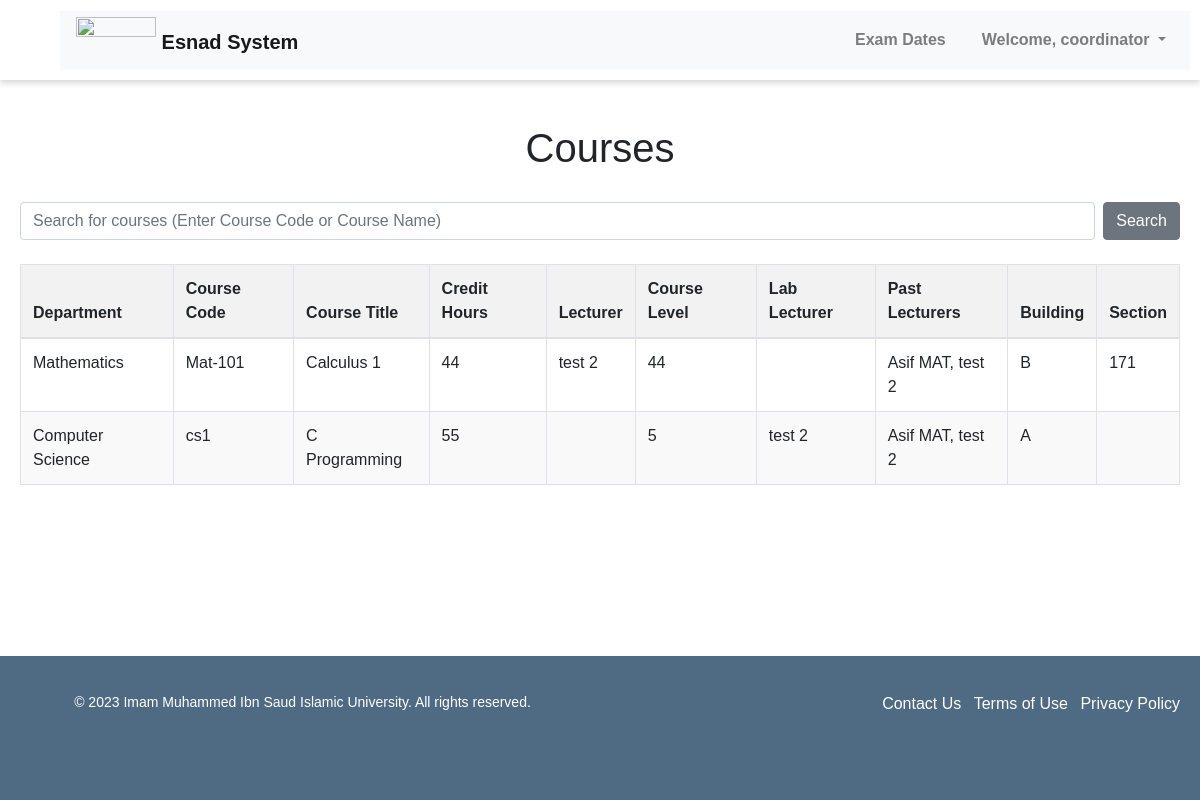
/courses/ (signed in), run on an earlier commit of the app's database.
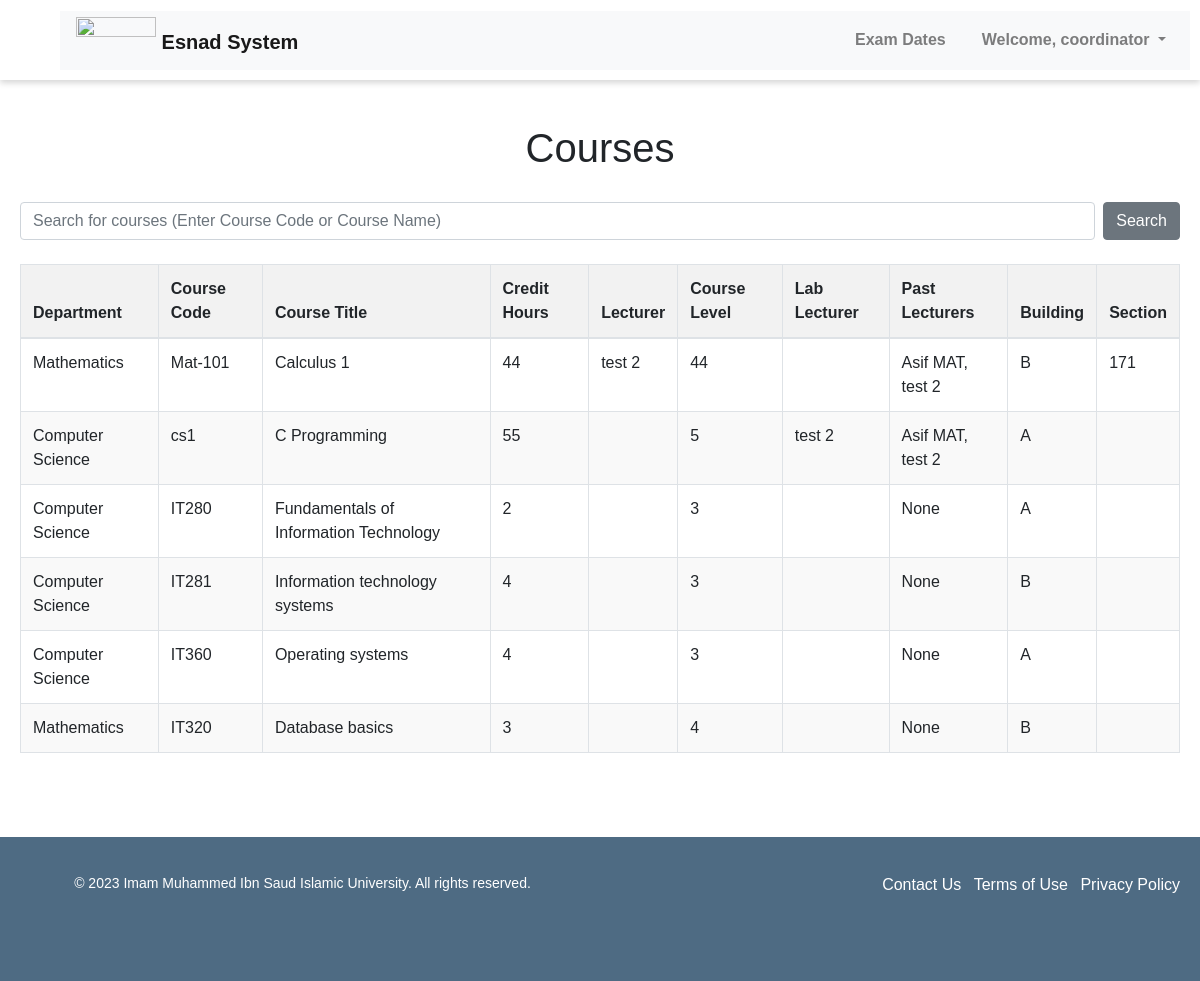
And on a later commit of the database.
### pages/models.py (models this page shows, shortened)
class Course(models.Model):
    course_code = models.CharField(max_length=100)
    course_name = models.CharField(max_length=100)
    credit_hours = models.PositiveIntegerField(null=True)
    course_lecturer = models.ForeignKey('Lecturer', on_delete=models.SET_NULL, null=True, related_name='courses_taught')
    course_level = models.PositiveIntegerField(null=True)
    course_lab_lecturer = models.ForeignKey('Lecturer', on_delete=models.SET_NULL, null=True, blank=True, related_name='lab_courses_taught')
    course_past_lecturers = models.ManyToManyField('Lecturer', related_name='past_courses', blank=True)
    course_time = models.TimeField(null=True, blank=True)
    course_day = models.CharField(max_length=1, choices=DAYS_OF_WEEK, null=True, blank=True)
    course_department = models.ForeignKey('Department', on_delete=models.SET_NULL, null=True, blank=True)
    course_building = models.CharField(max_length=100, blank=True)
    course_section = models.CharField(max_length=100, blank=True)

class Department(models.Model):
    department_name = models.CharField(max_length=100)
    department_code = models.CharField(max_length=100, blank=True)

class Lecturer(models.Model):
    lecturer_user = models.OneToOneField(User, on_delete=models.CASCADE, null=True)
    lecturer_name = models.CharField(max_length=100)
    lecturer_email = models.EmailField(validators=[EmailValidator()])
    phone_regex = RegexValidator(
        regex=r'^\+?1?\d{10}$',
        message="Phone number must be entered in the format: '+999999999'. Up to 15 digits allowed.",
    )
    lecturer_number = models.CharField(validators=[phone_regex], max_length=17)
    GENDER_CHOICES = (
        ('M', 'Male'),
        ('F', 'Female')
    )
    lecturer_gender = models.CharField(max_length=1, choices=GENDER_CHOICES)
    TEACHER_TYPE_CHOICES = (
        ('L', 'Laboratory'),
        ('T', 'Theory')
    )
    lecturer_type = models.CharField(max_length=1, choices=TEACHER_TYPE_CHOICES)
    lecturer_past_courses = models.ManyToManyField('Course', related_name='past_lecturers', blank=True)
    lecturer_rating = models.FloatField(default=0.0)
    lecturer_department = models.ForeignKey('Department', on_delete=models.SET_NULL, null=True, blank=True)

### pages/views.py (the view)
# urls.py: path('courses/', views.courses, name='courses'),
@login_required(login_url='login')
def courses(request):
    courses = Course.objects.all()
    lecturers = Lecturer.objects.all()
    departments = Department.objects.all()
    context = {'courses': courses, 'lecturers': lecturers, 'departments': departments}
    return render(request, 'courses.html', context)

### pages/context_processors.py (called while the page is built)
def get_user_groups(request):
    if request.user.is_authenticated:
        groups = request.user.groups.all()
        for group in groups:
            if group.name == 'Coordinators':
                return {'get_user_groups': True}
    return {'get_user_groups': False}

### pages/templates/courses.html (shortened to what this page needs)
{% extends 'base.html' %}
{% load static %}
{% block content %}
    <head>
        <link rel="stylesheet" href="{% static 'courses.css' %}">
    </head>
    <div class="container">
        <h1 class="text-center mt-4">Courses</h1>
        <form class="search-container mt-4 d-flex" action="{% url 'search_course' %}" method="GET">
            <input name="q" type="text" class="form-control w-100" placeholder="Search for courses (Enter Course Code or Course Name)">
            <button type="submit" class="btn btn-secondary ml-2">Search</button>
        </form>
        {% if courses %}
            <table class="table table-bordered mt-4">
                <thead>
                    <tr>
                        <th>Department</th>
                        <th>Course Code</th>
                        <th>Course Title</th>
                        <th>Credit Hours</th>
                        <th>Lecturer</th>
                        <th>Course Level</th>
                        <th>Lab Lecturer</th>
                        <th>Past Lecturers</th>
                        <th>Building</th>
                        <th>Section</th>
                    </tr>
                </thead>
                <tbody>
                    {% for course in courses %}
                    <tr>
                        <td>{{ course.course_department.department_name }}</td>
                        <td>{{ course.course_code }}</td>
                        <td>{{ course.course_name }}</td>
                        <td>{{ course.credit_hours }}</td>
                        <td>{{ course.course_lecturer.lecturer_name }}</td>
                        <td>{{ course.course_level }}</td>
                        <td>{{ course.course_lab_lecturer.lecturer_name }}</td>
                        <td>
                            {% for lecturer in course.course_past_lecturers.all %}
                                {{ lecturer.lecturer_name }}{% if not forloop.last %}, {% endif %}
                            {% empty %}
                                None
                            {% endfor %}
                        </td>
                        <td>{{ course.course_building }}</td>
                        <td>{{ course.course_section }}</td>
                    </tr>
                    {% endfor %}
                </tbody>
            </table>
        {% else %}
            <p class="text-center mt-4">No courses found.</p>
        {% endif %}
    </div>
{% endblock %}

### pages/templates/base.html (shortened to what this page needs)
{% load static %}
<!DOCTYPE html>
<html lang="en">
    <head>
        <link rel="stylesheet" href="https://maxcdn.bootstrapcdn.com/bootstrap/4.5.2/css/bootstrap.min.css">
        <link rel="stylesheet" href="{% static 'myfirst.css' %}">
        <link rel="stylesheet" href="https://code.jquery.com/ui/1.12.1/themes/base/jquery-ui.css">
        <link href="https://cdnjs.cloudflare.com/ajax/libs/font-awesome/5.13.0/css/all.min.css" rel="stylesheet">
    </head>
<body class="base">
    <div class="page-container d-flex flex-column min-vh-100">
    {% include 'header.html' %}
    <div class="content-container flex-grow-1">
        {% block content %}
        {% endblock %}
    </div>
    {% include 'footer.html' %}
    </div>
</body>
</html>

### pages/templates/header.html (shortened to what this page needs)
{% load static %}
<!DOCTYPE html>
<html lang="en">
<head>
    <link rel="stylesheet" href="{% static 'headfoot.css' %}">
    <link rel="stylesheet" href="https://maxcdn.bootstrapcdn.com/bootstrap/4.5.2/css/bootstrap.min.css">
</head>
<body>
    <header>
        <nav class="navbar navbar-expand-lg navbar-light bg-light">
            <a class="navbar-brand pt-2" href="{% url 'landing' %}">
                <img src="{% static 'images/logo.png' %}" style="margin-top: -12px;" width="80" class="d-inline-block align-top" alt="">
                <span>Esnad System</span>
            </a>
            {% if user.is_authenticated %}
                <div class="collapse navbar-collapse" id="navbarNav">
                    <ul class="navbar-nav ml-auto">
                        {% if user.is_superuser %}
                            <li class="nav-item">
                                <a class="nav-link" href="{% url 'exam_dates' %}">Exam Dates</a>
                            </li>
                            {% comment %} check if user is in Lecturers group {% endcomment %}
                        {% elif get_user_groups %}
                            <li class="nav-item">
                                <a class="nav-link" href="{% url 'exam_dates' %}">Exam Dates</a>
                            </li>
                        {% endif %}
                        {% if user.is_authenticated %}
                        <li class="nav-item dropdown">
                            <a class="nav-link dropdown-toggle" href="#" id="navbarDropdown" role="button" data-toggle="dropdown"
                                aria-haspopup="true" aria-expanded="false">
                                Welcome, {{ user.username }}
                            </a>
                        </li>
                        {% else %}
                        <li class="nav-item">
                            <a class="nav-link btn btn-sm btn-secondary px-4 text-white" href="{% url 'login' %}">Log In</a>
                        </li>
                        {% endif %}
                    </ul>
                </div>
            {% endif %}
        </nav>
    </header>
</body>
</html>

### pages/templates/footer.html
{% load static %}
    <footer class="footer mt-5 py-3 pb-5" style="background-color: rgb(78, 107, 131);">
        <div class="container">
            <div class="row">
                <div class="col-md-6">
                    <p>&copy; 2023 Imam Muhammed Ibn Saud Islamic University. All rights reserved.</p>
                </div>
                <div class="col-md-6">
                    <ul class="list-inline text-right">
                        <li class="list-inline-item"><a style="text-decoration: none; color: white;" href="#">Contact Us</a></li>
                        <li class="list-inline-item"><a style="text-decoration: none; color: white;" href="#">Terms of Use</a></li>
                        <li class="list-inline-item"><a style="text-decoration: none; color: white;" href="#">Privacy Policy</a></li>
                    </ul>
                </div>
            </div>
        </div>
    </footer>

### pages/static/myfirst.css (style rules this page uses)
body.base { font-family: Arial, sans-serif; margin: 0; padding: 0; }
body.base header { display: flex; flex-direction: row; justify-content: space-between; align-items: center; padding: 10px; box-shadow: 0 3px 6px rgba(0, 0, 0, 0.16); height: 80px; }
body.base nav { flex: 1; margin-left: 50px; }
body.base nav ul { display: flex; flex-direction: row; justify-content: flex-end; align-items: center; list-style-type: none; margin: 0; padding: 0; }
body.base nav li { margin-left: 20px; }
body.base nav a { color: #000; text-decoration: none; font-weight: bold; }
body.base footer { background-color: #333; color: #fff; padding: 20px 0; width: 100%; text-align: center; }
body.base footer p { margin: 0; font-size: 14px; }

### pages/static/headfoot.css (style rules this page uses)
header { display: flex; flex-direction: row; justify-content: space-between; align-items: center; height: 20%; background-color: #fff; padding: 10px; box-shadow: 0 3px 6px rgba(0, 0, 0, 0.16); }
.logo-left img, .logo-right img, .navbar-brand img { height: 100%; }
nav { flex: 1; margin-left: 50px; }
nav ul { display: flex; flex-direction: row; justify-content: flex-end; align-items: center; list-style-type: none; margin: 0; padding: 0; }
nav li { margin-left: 20px; }
nav a { color: #000; text-decoration: none; font-weight: bold; }
footer { background-color: #888; color: #fff; padding: 20px 0; width: 100%; text-align: right; }
footer p { margin: 0; font-size: 14px; }
.page-container { display: flex; flex-direction: column; min-height: 100vh; }
.content-container { flex-grow: 1; }

### pages/static/courses.css (style rules this page uses)
body { font-family: Arial, sans-serif; }
.container { max-width: 1200px; margin: 0 auto; padding: 20px; }
h1 { text-align: center; margin-bottom: 30px; }
table { width: 100%; border-collapse: collapse; margin-bottom: 20px; }
table th, table td { border: 1px solid #ccc; text-align: left; padding: 8px; }
table th { background-color: #f2f2f2; font-weight: bold; }
table tr:nth-child(even) { background-color: #f9f9f9; }

What changed in the data, as far as the page shows it:
added Course: course_department.department_name "Computer Science", course_code "IT280", course_name "Fundamentals of Information Technology", credit_hours "2", course_level "3", course_building "A"
added Course: course_department.department_name "Computer Science", course_code "IT281", course_name "Information technology systems", credit_hours "4", course_level "3", course_building "B"
added Course: course_department.department_name "Computer Science", course_code "IT360", course_name "Operating systems", credit_hours "4", course_level "3", course_building "A"
added Course: course_department.department_name "Mathematics", course_code "IT320", course_name "Database basics", credit_hours "3", course_level "4", course_building "B"
